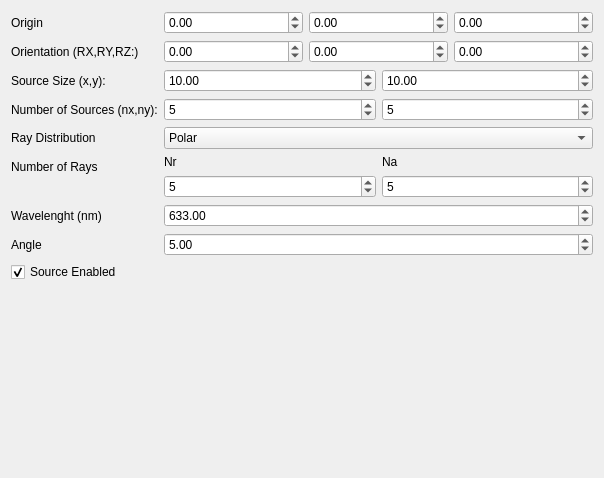
<?xml version="1.0" encoding="UTF-8"?>
<ui version="4.0">
 <class>Dialog</class>
 <widget class="QDialog" name="Dialog">
  <property name="geometry">
   <rect>
    <x>0</x>
    <y>0</y>
    <width>604</width>
    <height>478</height>
   </rect>
  </property>
  <property name="windowTitle">
   <string>Source</string>
  </property>
  <layout class="QFormLayout" name="formLayout">
   <property name="fieldGrowthPolicy">
    <enum>QFormLayout::AllNonFixedFieldsGrow</enum>
   </property>
   <item row="0" column="0">
    <widget class="QLabel" name="label">
     <property name="text">
      <string>Origin</string>
     </property>
    </widget>
   </item>
   <item row="0" column="1">
    <layout class="QHBoxLayout" name="horizontalLayout">
     <item>
      <widget class="QDoubleSpinBox" name="Ox">
       <property name="minimum">
        <double>-100000.000000000000000</double>
       </property>
       <property name="maximum">
        <double>100000.000000000000000</double>
       </property>
      </widget>
     </item>
     <item>
      <widget class="QDoubleSpinBox" name="Oy">
       <property name="minimum">
        <double>-100000.000000000000000</double>
       </property>
       <property name="maximum">
        <double>100000.000000000000000</double>
       </property>
      </widget>
     </item>
     <item>
      <widget class="QDoubleSpinBox" name="Oz">
       <property name="minimum">
        <double>-100000.000000000000000</double>
       </property>
       <property name="maximum">
        <double>100000.000000000000000</double>
       </property>
      </widget>
     </item>
    </layout>
   </item>
   <item row="1" column="1">
    <layout class="QHBoxLayout" name="horizontalLayout_2">
     <item>
      <widget class="QDoubleSpinBox" name="Xrot">
       <property name="minimum">
        <double>-100000.000000000000000</double>
       </property>
       <property name="maximum">
        <double>100000.000000000000000</double>
       </property>
      </widget>
     </item>
     <item>
      <widget class="QDoubleSpinBox" name="Yrot">
       <property name="minimum">
        <double>-100000.000000000000000</double>
       </property>
       <property name="maximum">
        <double>100000.000000000000000</double>
       </property>
      </widget>
     </item>
     <item>
      <widget class="QDoubleSpinBox" name="Zrot">
       <property name="minimum">
        <double>-100000.000000000000000</double>
       </property>
       <property name="maximum">
        <double>100000.000000000000000</double>
       </property>
       <property name="value">
        <double>0.000000000000000</double>
       </property>
      </widget>
     </item>
    </layout>
   </item>
   <item row="3" column="0">
    <widget class="QLabel" name="label_7">
     <property name="text">
      <string>Source Size (x,y):</string>
     </property>
    </widget>
   </item>
   <item row="3" column="1">
    <layout class="QHBoxLayout" name="horizontalLayout_3">
     <item>
      <widget class="QDoubleSpinBox" name="SX">
       <property name="value">
        <double>10.000000000000000</double>
       </property>
      </widget>
     </item>
     <item>
      <widget class="QDoubleSpinBox" name="SY">
       <property name="value">
        <double>10.000000000000000</double>
       </property>
      </widget>
     </item>
    </layout>
   </item>
   <item row="4" column="0">
    <widget class="QLabel" name="label_8">
     <property name="text">
      <string>Number of Sources (nx,ny):</string>
     </property>
    </widget>
   </item>
   <item row="4" column="1">
    <layout class="QHBoxLayout" name="horizontalLayout_4">
     <item>
      <widget class="QSpinBox" name="NX">
       <property name="value">
        <number>5</number>
       </property>
      </widget>
     </item>
     <item>
      <widget class="QSpinBox" name="NY">
       <property name="value">
        <number>5</number>
       </property>
      </widget>
     </item>
    </layout>
   </item>
   <item row="5" column="0">
    <widget class="QLabel" name="label_4">
     <property name="text">
      <string>Ray Distribution</string>
     </property>
    </widget>
   </item>
   <item row="5" column="1">
    <widget class="QComboBox" name="RayDistribution">
     <item>
      <property name="text">
       <string>Polar</string>
      </property>
     </item>
     <item>
      <property name="text">
       <string>Cartesian</string>
      </property>
     </item>
    </widget>
   </item>
   <item row="6" column="0">
    <widget class="QLabel" name="label_5">
     <property name="text">
      <string>Number of Rays</string>
     </property>
    </widget>
   </item>
   <item row="6" column="1">
    <layout class="QHBoxLayout" name="horizontalLayout_5">
     <item>
      <layout class="QVBoxLayout" name="verticalLayout">
       <item>
        <widget class="QLabel" name="NTr0">
         <property name="text">
          <string>Nr</string>
         </property>
        </widget>
       </item>
       <item>
        <widget class="QSpinBox" name="nr">
         <property name="maximum">
          <number>10000</number>
         </property>
         <property name="value">
          <number>5</number>
         </property>
        </widget>
       </item>
      </layout>
     </item>
     <item>
      <layout class="QVBoxLayout" name="verticalLayout_2">
       <item>
        <widget class="QLabel" name="NTr1">
         <property name="text">
          <string>Na</string>
         </property>
        </widget>
       </item>
       <item>
        <widget class="QSpinBox" name="na">
         <property name="maximum">
          <number>10000</number>
         </property>
         <property name="value">
          <number>5</number>
         </property>
        </widget>
       </item>
      </layout>
     </item>
    </layout>
   </item>
   <item row="8" column="0">
    <widget class="QLabel" name="label_3">
     <property name="text">
      <string>Wavelenght (nm)</string>
     </property>
    </widget>
   </item>
   <item row="8" column="1">
    <widget class="QDoubleSpinBox" name="wavelenght">
     <property name="maximum">
      <double>1000000.000000000000000</double>
     </property>
     <property name="value">
      <double>633.000000000000000</double>
     </property>
    </widget>
   </item>
   <item row="12" column="0">
    <widget class="QLabel" name="label_6">
     <property name="text">
      <string>Angle</string>
     </property>
    </widget>
   </item>
   <item row="12" column="1">
    <widget class="QDoubleSpinBox" name="ang">
     <property name="maximum">
      <double>180.000000000000000</double>
     </property>
     <property name="value">
      <double>5.000000000000000</double>
     </property>
    </widget>
   </item>
   <item row="13" column="0">
    <widget class="QCheckBox" name="Enabled">
     <property name="text">
      <string>Source Enabled</string>
     </property>
     <property name="checked">
      <bool>true</bool>
     </property>
    </widget>
   </item>
   <item row="1" column="0">
    <widget class="QLabel" name="label_2">
     <property name="text">
      <string>Orientation (RX,RY,RZ:)</string>
     </property>
    </widget>
   </item>
  </layout>
 </widget>
 <resources/>
 <connections/>
</ui>
